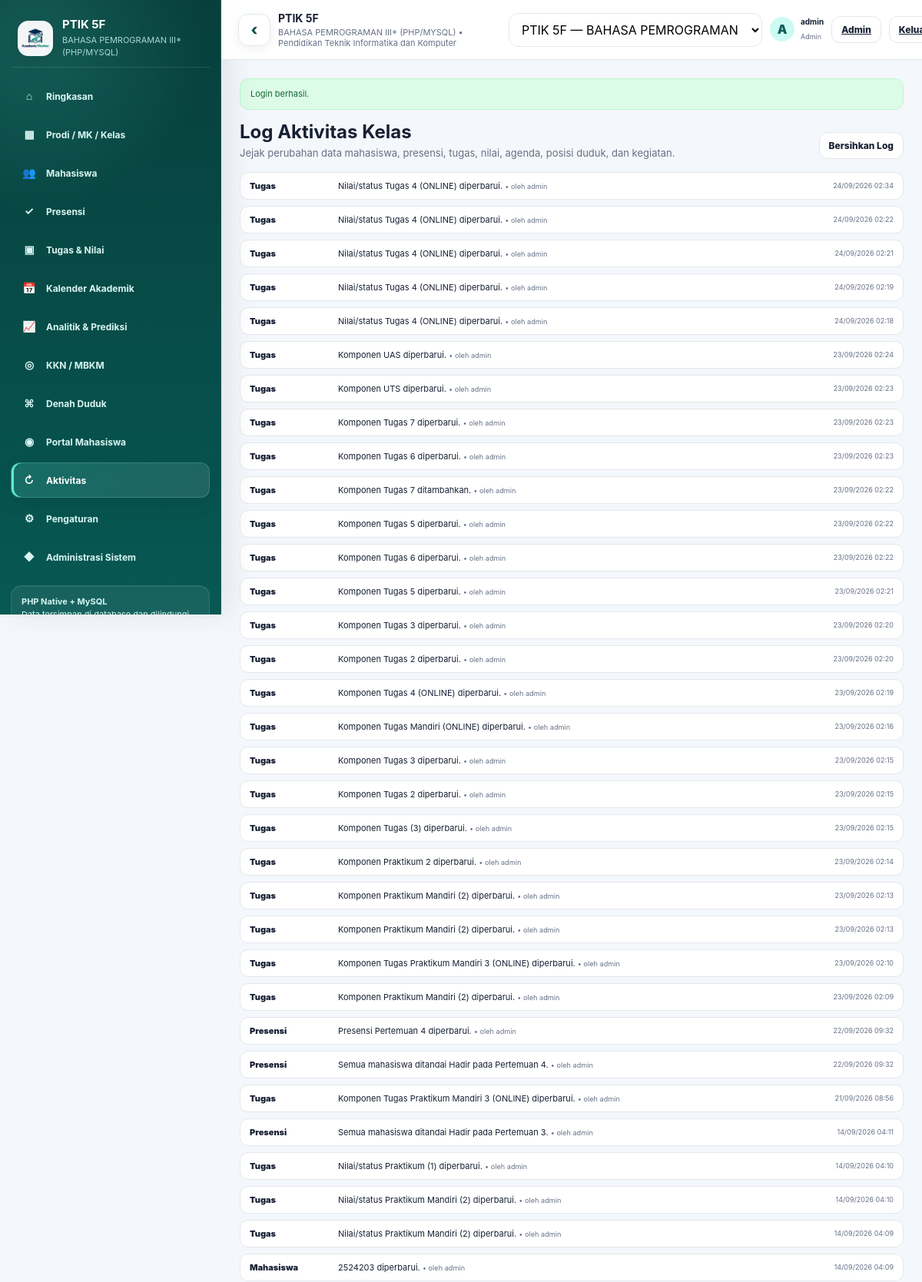
/dashboard.php?page=activity&class_id=3 (signed in, upper part), run on the app's committed database.
### tables this page shows
CREATE TABLE `classes` (
  `id` bigint(20) UNSIGNED NOT NULL,
  `program_id` bigint(20) UNSIGNED NOT NULL,
  `course_id` bigint(20) UNSIGNED NOT NULL,
  `name` varchar(100) NOT NULL,
  `semester` varchar(30) NOT NULL DEFAULT '',
  `academic_year` varchar(30) NOT NULL DEFAULT '',
  `target` smallint(5) UNSIGNED NOT NULL DEFAULT 30,
  `meetings` tinyint(3) UNSIGNED NOT NULL DEFAULT 16,
  `lecturer` varchar(200) NOT NULL DEFAULT '',
  `pass_threshold` decimal(5,2) NOT NULL DEFAULT 60.00,
  `created_at` timestamp NOT NULL DEFAULT current_timestamp(),
  `updated_at` timestamp NOT NULL DEFAULT current_timestamp() ON UPDATE current_timestamp()
);

CREATE TABLE `courses` (
  `id` bigint(20) UNSIGNED NOT NULL,
  `program_id` bigint(20) UNSIGNED NOT NULL,
  `code` varchar(50) NOT NULL DEFAULT '',
  `name` varchar(200) NOT NULL,
  `credits` tinyint(3) UNSIGNED NOT NULL DEFAULT 0,
  `created_at` timestamp NOT NULL DEFAULT current_timestamp(),
  `updated_at` timestamp NOT NULL DEFAULT current_timestamp() ON UPDATE current_timestamp()
);

CREATE TABLE `programs` (
  `id` bigint(20) UNSIGNED NOT NULL,
  `code` varchar(50) NOT NULL DEFAULT '',
  `name` varchar(200) NOT NULL,
  `faculty` varchar(200) NOT NULL DEFAULT '',
  `created_at` timestamp NOT NULL DEFAULT current_timestamp(),
  `updated_at` timestamp NOT NULL DEFAULT current_timestamp() ON UPDATE current_timestamp()
);

CREATE TABLE `users` (
  `id` bigint(20) UNSIGNED NOT NULL,
  `student_id` bigint(20) UNSIGNED DEFAULT NULL,
  `username` varchar(100) NOT NULL,
  `email` varchar(190) NOT NULL DEFAULT '',
  `password_hash` varchar(255) NOT NULL,
  `role` enum('admin','dosen','mahasiswa') NOT NULL DEFAULT 'dosen',
  `is_active` tinyint(1) NOT NULL DEFAULT 1,
  `last_login_at` datetime DEFAULT NULL,
  `created_at` timestamp NOT NULL DEFAULT current_timestamp(),
  `updated_at` timestamp NOT NULL DEFAULT current_timestamp() ON UPDATE current_timestamp()
);

CREATE TABLE `activity_logs` (
  `id` bigint(20) UNSIGNED NOT NULL,
  `class_id` bigint(20) UNSIGNED NOT NULL,
  `user_id` bigint(20) UNSIGNED DEFAULT NULL,
  `type` varchar(100) NOT NULL,
  `text` text NOT NULL,
  `created_at` timestamp NOT NULL DEFAULT current_timestamp()
);

### public/dashboard.php (called while the page is built, shortened)
<?php
Auth::requireLogin();
$pdo = Database::connection();
$repository = new Repository($pdo);
$user = Auth::user();
$availableClasses = $repository->classesForUser($user);
$allowedClassIds = array_map(
    static fn (array $class): int => (int) $class['id'],
    $availableClasses
);
$requestedClassId = filter_input(INPUT_GET, 'class_id', FILTER_VALIDATE_INT);
$preferredClassId = (int) ($repository->preference((int) $user['id'], 'active_class_id') ?? 0);
$classId = $requestedClassId ?: $preferredClassId;
if ($requestedClassId && in_array((int) $requestedClassId, $allowedClassIds, true)) {
    $repository->setPreference((int) $user['id'], 'active_class_id', (string) $classId);
}
$classContext = $repository->classContext($classId);
$page = (string) ($_GET['page'] ?? 'overview');
$logs = $repository->logsForClass($classId);
$classes = $repository->classes();
require APP_ROOT . '/views/partials/layout_start.php';
require APP_ROOT . '/views/pages/' . $page . '.php';
require APP_ROOT . '/views/partials/layout_end.php';

### app/helpers.php (called while the page is built, shortened)
<?php
function e(mixed $value): string
{
    return htmlspecialchars((string) $value, ENT_QUOTES, 'UTF-8');
}
function app_url(string $path = ''): string
{
    $isHttps =
        (!empty($_SERVER['HTTPS'])
            && $_SERVER['HTTPS'] !== 'off')
        || (
            isset($_SERVER['HTTP_X_FORWARDED_PROTO'])
            && strtolower(
                (string) $_SERVER['HTTP_X_FORWARDED_PROTO']
            ) === 'https'
        );
    $scheme = $isHttps
        ? 'https'
        : 'http';
    $host =
        $_SERVER['HTTP_HOST']
        ?? 'localhost';
    $scriptName =
        str_replace(
            '\\',
            '/',
            (string) (
                $_SERVER['SCRIPT_NAME']
                ?? '/public/index.php'
            )
        );
    $directory =
        rtrim(
            str_replace(
                '\\',
                '/',
                dirname($scriptName)
            ),
            '/'
        );
    $base =
        $scheme
        . '://'
        . $host
        . $directory;
    return
        rtrim($base, '/')
        . '/'
        . ltrim($path, '/');
}
function selected(mixed $actual, mixed $expected): string
{
    return (string) $actual === (string) $expected ? 'selected' : '';
}
function initials(string $name, string $nim): string
{
    $name = trim($name);
    $parts = preg_split('/\s+/', $name) ?: [];
    $letters = '';
    foreach (array_slice($parts, 0, 2) as $part) {
        $letters .= mb_strtoupper(mb_substr($part, 0, 1));
    }
    return $letters ?: substr($nim, -2);
}

### app/Repository.php (called while the page is built, shortened)
<?php
final class Repository
{
    public function classes(): array
    {
        return $this->pdo
            ->query(
                'SELECT cl.*, c.code AS course_code, c.name AS course_name,
                        p.code AS program_code, p.name AS program_name
                 FROM classes cl
                 JOIN courses c ON c.id = cl.course_id
                 JOIN programs p ON p.id = cl.program_id
                 ORDER BY cl.academic_year DESC, cl.semester, cl.name'
            )
            ->fetchAll();
    }
    public function classesForUser(array $user): array
    {
        if (($user['role'] ?? '') === 'admin') {
            return $this->classes();
        }
        $studentId = (int) ($user['student_id'] ?? 0);
        $stmt = $this->pdo->prepare(
            'SELECT cl.*, c.code AS course_code, c.name AS course_name,
                    p.code AS program_code, p.name AS program_name
             FROM class_enrollments ce
             JOIN classes cl ON cl.id = ce.class_id
             JOIN courses c ON c.id = cl.course_id
             JOIN programs p ON p.id = cl.program_id
             WHERE ce.student_id = :student_id
             ORDER BY cl.academic_year DESC, cl.semester, cl.name'
        );
        $stmt->execute(['student_id' => $studentId]);
        return $stmt->fetchAll();
    }
    public function classContext(int $classId): ?array
    {
        $stmt = $this->pdo->prepare(
            'SELECT cl.*, c.code AS course_code, c.name AS course_name, c.credits,
                    p.code AS program_code, p.name AS program_name, p.faculty
             FROM classes cl
             JOIN courses c ON c.id = cl.course_id
             JOIN programs p ON p.id = cl.program_id
             WHERE cl.id = :id
             LIMIT 1'
        );
        $stmt->execute(['id' => $classId]);
        $row = $stmt->fetch();
        return $row ?: null;
    }
    public function logsForClass(int $classId, int $limit = 300): array
    {
        $limit = max(1, min(1000, $limit));
        $stmt = $this->pdo->prepare(
            "SELECT al.*, u.username
             FROM activity_logs al
             LEFT JOIN users u ON u.id = al.user_id
             WHERE al.class_id = :class_id
             ORDER BY al.id DESC
             LIMIT {$limit}"
        );
        $stmt->execute(['class_id' => $classId]);
        return $stmt->fetchAll();
    }
}

### app/Database.php (called while the page is built, shortened)
<?php
final class Database
{
    private static ?PDO $pdo = null;
    public static function connection(): PDO
    {
        if (self::$pdo instanceof PDO) {
            return self::$pdo;
        }
        $host = '127.0.0.1';
        $port = '3306';
        $name = 'academic_monitor';
        $user = 'root';
        $pass = '';
        $dsn = sprintf(
            'mysql:host=%s;port=%s;dbname=%s;charset=utf8mb4',
            $host,
            $port,
            $name
        );
        self::$pdo = new PDO(
            $dsn,
            $user,
            $pass,
            [
                PDO::ATTR_ERRMODE => PDO::ERRMODE_EXCEPTION,
                PDO::ATTR_DEFAULT_FETCH_MODE => PDO::FETCH_ASSOC,
                PDO::ATTR_EMULATE_PREPARES => false,
            ]
        );
        return self::$pdo;
    }
}

### app/Auth.php (called while the page is built, shortened)
<?php
final class Auth
{
    private static ?array $cachedUser = null;
    public static function user(): ?array
    {
        if (self::$cachedUser !== null) {
            return self::$cachedUser;
        }
        $id = (int) ($_SESSION['user_id'] ?? 0);
        $stmt = Database::connection()->prepare(
            'SELECT u.*, s.nim AS student_nim, s.name AS student_name
             FROM users u
             LEFT JOIN students s ON s.id = u.student_id
             WHERE u.id = :id AND u.is_active = 1
             LIMIT 1'
        );
        $stmt->execute(['id' => $id]);
        $user = $stmt->fetch();
        self::$cachedUser = $user ?: null;
        return self::$cachedUser;
    }
    public static function check(): bool
    {
        return self::user() !== null;
    }
    public static function requireLogin(): void
    {
        if (!self::check()) {
            flash('warning', 'Silakan login untuk membuka dashboard.');
            redirect('login.php');
        }
    }
}

### views/pages/activity.php (the view, shortened to what this page needs)
<section class="page active">
    <div class="page-head">
        <div>
            <h3>Log Aktivitas Kelas</h3>
            <p>Jejak perubahan data mahasiswa, presensi, tugas, nilai, agenda, posisi duduk, dan kegiatan.</p>
        </div>
        <div class="actions">
            <form method="post" action="<?= e(app_url('action.php')) ?>">
                <button
                    class="btn"
                    type="submit"
                    data-confirm="Bersihkan seluruh log aktivitas kelas aktif?"
                >Bersihkan Log</button>
            </form>
        </div>
    </div>
    <div class="log-list">
        <?php foreach ($logs as $logItem): ?>
            <div class="log-row">
                <div class="log-type"><?= e($logItem['type']) ?></div>
                <div>
                    <?= e($logItem['text']) ?>
                    <?php if ($logItem['username']): ?>
                        <small class="muted"> • oleh <?= e($logItem['username']) ?></small>
                    <?php endif; ?>
                </div>
                <time><?= e(date('d/m/Y H:i', strtotime((string) $logItem['created_at']))) ?></time>
            </div>
        <?php endforeach; ?>
    </div>
</section>

### views/partials/layout_start.php (shortened to what this page needs)
<!DOCTYPE html>
<html lang="id">
<head>
    <link rel="stylesheet" href="<?= e(app_url('assets/css/app.css')) ?>">
</head>
<body>
<div class="app" id="appShell">
    <?php require APP_ROOT . '/views/partials/sidebar.php'; ?>
    <main class="main">
        <header class="topbar">
            <button
                class="btn sidebar-toggle"
                id="sidebarToggle"
                type="button"
                aria-controls="sidebar"
                aria-expanded="true"
                title="Ciutkan atau buka sidebar"
            >
                <span aria-hidden="true">☰</span>
            </button>
            <div class="context">
                <strong><?= e($classContext['name'] ?? 'Kelas') ?></strong>
                <small>
                    <?= e($classContext['course_name'] ?? 'Mata Kuliah') ?>
                    •
                    <?= e($classContext['program_name'] ?? 'Prodi') ?>
                </small>
            </div>
            <?php if (($user['role'] ?? '') !== 'mahasiswa' && $availableClasses !== []): ?>
                <form method="get" action="<?= e(app_url('dashboard.php')) ?>" class="toolbar">
                    <select class="context-select" id="activeClassSelect" name="class_id">
                        <?php foreach ($availableClasses as $classOption): ?>
                            <option
                                value="<?= (int) $classOption['id'] ?>"
                                <?= selected($classOption['id'], $classContext['id'] ?? 0) ?>
                            >
                                <?= e($classOption['name']) ?> — <?= e($classOption['course_name']) ?>
                            </option>
                        <?php endforeach; ?>
                    </select>
                </form>
            <?php endif; ?>
            <div class="top-user">
                <div class="avatar"><?= e(initials((string) ($user['username'] ?? ''), (string) ($user['id'] ?? ''))) ?></div>
                <div class="top-user-meta">
                    <strong><?= e($user['username'] ?? '') ?></strong>
                    <small><?= e(ucfirst((string) ($user['role'] ?? ''))) ?></small>
                </div>
            </div>
            <?php if (($user['role'] ?? '') === 'admin'): ?>
                <a class="btn" href="<?= e(app_url('admin.php')) ?>">Admin</a>
            <?php endif; ?>
            <a class="btn" href="<?= e(app_url('logout.php')) ?>">Keluar</a>
        </header>
        <div class="content">
            <?php require APP_ROOT . '/views/partials/flash.php'; ?>

### views/partials/sidebar.php
<aside class="sidebar" id="sidebar" aria-label="Navigasi utama">
    <div class="brand">
        <div class="brand-mark">
            <img
                src="<?= e(app_url('assets/images/logo.png')) ?>"
                alt="Logo Academic Monitor"
            >
        </div>
        <div class="brand-copy">
            <h1><?= e($classContext['name'] ?? 'Academic Monitor') ?></h1>
            <p><?= e($classContext['course_name'] ?? 'Multi kelas • multi mata kuliah') ?></p>
        </div>
    </div>
    <nav class="nav">
        <?php if (($user['role'] ?? '') === 'mahasiswa'): ?>
            <a
                class="<?= $page === 'portal' ? 'active' : '' ?>"
                href="<?= e(app_url('dashboard.php?page=portal')) ?>"
                aria-label="Dashboard Saya"
                data-sidebar-label="Dashboard Saya"
            >
                <span class="ico" aria-hidden="true">◉</span>
                <span class="nav-label">Dashboard Saya</span>
            </a>
        <?php else: ?>
            <?php
            $menu = [
                'overview' => ['⌂', 'Ringkasan'],
                'master' => ['▦', 'Prodi / MK / Kelas'],
                'students' => ['👥', 'Mahasiswa'],
                'attendance' => ['✓', 'Presensi'],
                'tasks' => ['▣', 'Tugas & Nilai'],
                'calendar' => ['📅', 'Kalender Akademik'],
                'analytics' => ['📈', 'Analitik & Prediksi'],
                'special' => ['◎', 'KKN / MBKM'],
                'seating' => ['⌘', 'Denah Duduk'],
                'portal' => ['◉', 'Portal Mahasiswa'],
                'activity' => ['↻', 'Aktivitas'],
                'settings' => ['⚙', 'Pengaturan'],
            ];
            ?>
            <?php foreach ($menu as $menuPage => [$icon, $label]): ?>
                <a
                    class="<?= $page === $menuPage ? 'active' : '' ?>"
                    href="<?= e(app_url('dashboard.php?page=' . $menuPage . '&class_id=' . (int) ($classContext['id'] ?? 0))) ?>"
                    aria-label="<?= e($label) ?>"
                    data-sidebar-label="<?= e($label) ?>"
                >
                    <span class="ico" aria-hidden="true"><?= e($icon) ?></span>
                    <span class="nav-label"><?= e($label) ?></span>
                </a>
            <?php endforeach; ?>
            <?php if (($user['role'] ?? '') === 'admin'): ?>
                <a
                    href="<?= e(app_url('admin.php')) ?>"
                    aria-label="Administrasi Sistem"
                    data-sidebar-label="Administrasi Sistem"
                >
                    <span class="ico" aria-hidden="true">◆</span>
                    <span class="nav-label">Administrasi Sistem</span>
                </a>
            <?php endif; ?>
        <?php endif; ?>
    </nav>
    <div class="side-note">
        <strong>PHP Native + MySQL</strong><br>
        Data tersimpan di database dan dilindungi autentikasi, CSRF, prepared statement,
        serta pembatasan role. Backup JSON dashboard lama tetap dapat dimigrasikan.
    </div>
</aside>

### data on the page
classes: name "PTIK 5F", course.name "BAHASA PEMROGRAMAN III* (PHP/MYSQL)", program.name "Pendidikan Teknik Informatika dan Komputer"
users: username+id "A", username "admin", role "Admin"
activity_logs: type "Tugas", text "Nilai/status Tugas 4 (ONLINE) diperbarui.", user.username "admin", created_at "24/09/2026 02:34"
activity_logs: type "Tugas", text "Nilai/status Tugas 4 (ONLINE) diperbarui.", user.username "admin", created_at "24/09/2026 02:22"
activity_logs: type "Tugas", text "Nilai/status Tugas 4 (ONLINE) diperbarui.", user.username "admin", created_at "24/09/2026 02:21"
activity_logs: type "Tugas", text "Nilai/status Tugas 4 (ONLINE) diperbarui.", user.username "admin", created_at "24/09/2026 02:19"
activity_logs: type "Tugas", text "Nilai/status Tugas 4 (ONLINE) diperbarui.", user.username "admin", created_at "24/09/2026 02:18"
activity_logs: type "Tugas", text "Komponen UAS diperbarui.", user.username "admin", created_at "23/09/2026 02:24"
activity_logs: type "Tugas", text "Komponen UTS diperbarui.", user.username "admin", created_at "23/09/2026 02:23"
activity_logs: type "Tugas", text "Komponen Tugas 7 diperbarui.", user.username "admin", created_at "23/09/2026 02:23"
activity_logs: type "Tugas", text "Komponen Tugas 6 diperbarui.", user.username "admin", created_at "23/09/2026 02:23"
activity_logs: type "Tugas", text "Komponen Tugas 7 ditambahkan.", user.username "admin", created_at "23/09/2026 02:22"
activity_logs: type "Tugas", text "Komponen Tugas 5 diperbarui.", user.username "admin", created_at "23/09/2026 02:22"
activity_logs: type "Tugas", text "Komponen Tugas 6 diperbarui.", user.username "admin", created_at "23/09/2026 02:22"
activity_logs: type "Tugas", text "Komponen Tugas 5 diperbarui.", user.username "admin", created_at "23/09/2026 02:21"
activity_logs: type "Tugas", text "Komponen Tugas 3 diperbarui.", user.username "admin", created_at "23/09/2026 02:20"
activity_logs: type "Tugas", text "Komponen Tugas 2 diperbarui.", user.username "admin", created_at "23/09/2026 02:20"
activity_logs: type "Tugas", text "Komponen Tugas 4 (ONLINE) diperbarui.", user.username "admin", created_at "23/09/2026 02:19"
activity_logs: type "Tugas", text "Komponen Tugas Mandiri (ONLINE) diperbarui.", user.username "admin", created_at "23/09/2026 02:16"
activity_logs: type "Tugas", text "Komponen Tugas 3 diperbarui.", user.username "admin", created_at "23/09/2026 02:15"
activity_logs: type "Tugas", text "Komponen Tugas 2 diperbarui.", user.username "admin", created_at "23/09/2026 02:15"
activity_logs: type "Tugas", text "Komponen Tugas (3) diperbarui.", user.username "admin", created_at "23/09/2026 02:15"
activity_logs: type "Tugas", text "Komponen Praktikum 2 diperbarui.", user.username "admin", created_at "23/09/2026 02:14"
activity_logs: type "Tugas", text "Komponen Praktikum Mandiri (2) diperbarui.", user.username "admin", created_at "23/09/2026 02:13"
activity_logs: type "Tugas", text "Komponen Praktikum Mandiri (2) diperbarui.", user.username "admin", created_at "23/09/2026 02:13"
activity_logs: type "Tugas", text "Komponen Tugas Praktikum Mandiri 3 (ONLINE) diperbarui.", user.username "admin", created_at "23/09/2026 02:10"
activity_logs: type "Tugas", text "Komponen Praktikum Mandiri (2) diperbarui.", user.username "admin", created_at "23/09/2026 02:09"
activity_logs: type "Presensi", text "Presensi Pertemuan 4 diperbarui.", user.username "admin", created_at "22/09/2026 09:32"
activity_logs: type "Presensi", text "Semua mahasiswa ditandai Hadir pada Pertemuan 4.", user.username "admin", created_at "22/09/2026 09:32"
activity_logs: type "Tugas", text "Komponen Tugas Praktikum Mandiri 3 (ONLINE) diperbarui.", user.username "admin", created_at "21/09/2026 08:56"
activity_logs: type "Presensi", text "Semua mahasiswa ditandai Hadir pada Pertemuan 3.", user.username "admin", created_at "14/09/2026 04:11"
activity_logs: type "Tugas", text "Nilai/status Praktikum (1) diperbarui.", user.username "admin", created_at "14/09/2026 04:10"
activity_logs: type "Tugas", text "Nilai/status Praktikum Mandiri (2) diperbarui.", user.username "admin", created_at "14/09/2026 04:10"
activity_logs: type "Tugas", text "Nilai/status Praktikum Mandiri (2) diperbarui.", user.username "admin", created_at "14/09/2026 04:09"
activity_logs: type "Mahasiswa", text "2524203 diperbarui.", user.username "admin", created_at "14/09/2026 04:09"

### other printed values
$icon "⌂"
$label "Ringkasan"
$icon "▦"
$label "Prodi / MK / Kelas"
$icon "👥"
$label "Mahasiswa"
$icon "✓"
$label "Presensi"
$icon "▣"
$label "Tugas & Nilai"
$icon "📅"
$label "Kalender Akademik"
$icon "📈"
$label "Analitik & Prediksi"
$icon "◎"
